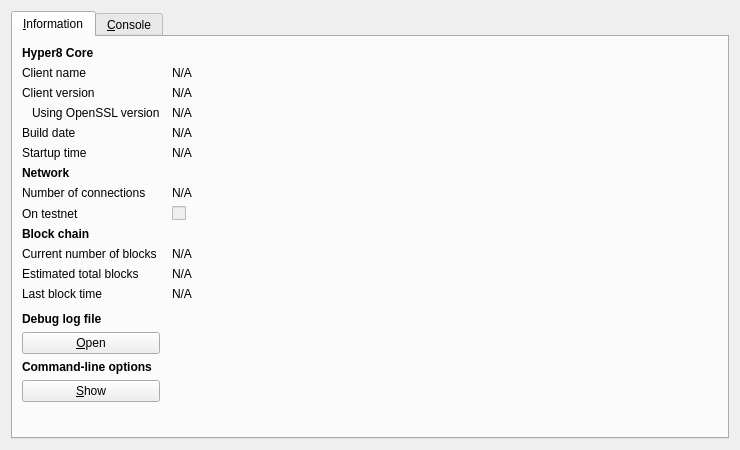
<?xml version="1.0" encoding="UTF-8"?>
<ui version="4.0">
 <class>RPCConsole</class>
 <widget class="QDialog" name="RPCConsole">
  <property name="geometry">
   <rect>
    <x>0</x>
    <y>0</y>
    <width>740</width>
    <height>450</height>
   </rect>
  </property>
  <property name="windowTitle">
   <string>Hyper8 - Debug window</string>
  </property>
  <layout class="QVBoxLayout" name="verticalLayout_2">
   <item>
    <widget class="QTabWidget" name="tabWidget">
     <property name="currentIndex">
      <number>0</number>
     </property>
     <widget class="QWidget" name="tab_info">
      <attribute name="title">
       <string>&amp;Information</string>
      </attribute>
      <layout class="QGridLayout" name="gridLayout" columnstretch="0,1">
       <property name="horizontalSpacing">
        <number>12</number>
       </property>
       <item row="0" column="0">
        <widget class="QLabel" name="label_9">
         <property name="font">
          <font>
           <weight>75</weight>
           <bold>true</bold>
          </font>
         </property>
         <property name="text">
          <string>Hyper8 Core</string>
         </property>
        </widget>
       </item>
       <item row="1" column="0">
        <widget class="QLabel" name="label_5">
         <property name="text">
          <string>Client name</string>
         </property>
        </widget>
       </item>
       <item row="1" column="1">
        <widget class="QLabel" name="clientName">
         <property name="cursor">
          <cursorShape>IBeamCursor</cursorShape>
         </property>
         <property name="text">
          <string>N/A</string>
         </property>
         <property name="textFormat">
          <enum>Qt::PlainText</enum>
         </property>
         <property name="textInteractionFlags">
          <set>Qt::LinksAccessibleByMouse|Qt::TextSelectableByKeyboard|Qt::TextSelectableByMouse</set>
         </property>
        </widget>
       </item>
       <item row="2" column="0">
        <widget class="QLabel" name="label_6">
         <property name="text">
          <string>Client version</string>
         </property>
        </widget>
       </item>
       <item row="2" column="1">
        <widget class="QLabel" name="clientVersion">
         <property name="cursor">
          <cursorShape>IBeamCursor</cursorShape>
         </property>
         <property name="text">
          <string>N/A</string>
         </property>
         <property name="textFormat">
          <enum>Qt::PlainText</enum>
         </property>
         <property name="textInteractionFlags">
          <set>Qt::LinksAccessibleByMouse|Qt::TextSelectableByKeyboard|Qt::TextSelectableByMouse</set>
         </property>
        </widget>
       </item>
       <item row="3" column="0">
        <widget class="QLabel" name="label_14">
         <property name="text">
          <string>Using OpenSSL version</string>
         </property>
         <property name="indent">
          <number>10</number>
         </property>
        </widget>
       </item>
       <item row="3" column="1">
        <widget class="QLabel" name="openSSLVersion">
         <property name="cursor">
          <cursorShape>IBeamCursor</cursorShape>
         </property>
         <property name="text">
          <string>N/A</string>
         </property>
         <property name="textFormat">
          <enum>Qt::PlainText</enum>
         </property>
         <property name="textInteractionFlags">
          <set>Qt::LinksAccessibleByMouse|Qt::TextSelectableByKeyboard|Qt::TextSelectableByMouse</set>
         </property>
        </widget>
       </item>
       <item row="4" column="0">
        <widget class="QLabel" name="label_12">
         <property name="text">
          <string>Build date</string>
         </property>
        </widget>
       </item>
       <item row="4" column="1">
        <widget class="QLabel" name="buildDate">
         <property name="cursor">
          <cursorShape>IBeamCursor</cursorShape>
         </property>
         <property name="text">
          <string>N/A</string>
         </property>
         <property name="textFormat">
          <enum>Qt::PlainText</enum>
         </property>
         <property name="textInteractionFlags">
          <set>Qt::LinksAccessibleByMouse|Qt::TextSelectableByKeyboard|Qt::TextSelectableByMouse</set>
         </property>
        </widget>
       </item>
       <item row="5" column="0">
        <widget class="QLabel" name="label_13">
         <property name="text">
          <string>Startup time</string>
         </property>
        </widget>
       </item>
       <item row="5" column="1">
        <widget class="QLabel" name="startupTime">
         <property name="cursor">
          <cursorShape>IBeamCursor</cursorShape>
         </property>
         <property name="text">
          <string>N/A</string>
         </property>
         <property name="textFormat">
          <enum>Qt::PlainText</enum>
         </property>
         <property name="textInteractionFlags">
          <set>Qt::LinksAccessibleByMouse|Qt::TextSelectableByKeyboard|Qt::TextSelectableByMouse</set>
         </property>
        </widget>
       </item>
       <item row="6" column="0">
        <widget class="QLabel" name="label_11">
         <property name="font">
          <font>
           <weight>75</weight>
           <bold>true</bold>
          </font>
         </property>
         <property name="text">
          <string>Network</string>
         </property>
        </widget>
       </item>
       <item row="7" column="0">
        <widget class="QLabel" name="label_7">
         <property name="text">
          <string>Number of connections</string>
         </property>
        </widget>
       </item>
       <item row="7" column="1">
        <widget class="QLabel" name="numberOfConnections">
         <property name="cursor">
          <cursorShape>IBeamCursor</cursorShape>
         </property>
         <property name="text">
          <string>N/A</string>
         </property>
         <property name="textFormat">
          <enum>Qt::PlainText</enum>
         </property>
         <property name="textInteractionFlags">
          <set>Qt::LinksAccessibleByMouse|Qt::TextSelectableByKeyboard|Qt::TextSelectableByMouse</set>
         </property>
        </widget>
       </item>
       <item row="8" column="0">
        <widget class="QLabel" name="label_8">
         <property name="text">
          <string>On testnet</string>
         </property>
        </widget>
       </item>
       <item row="8" column="1">
        <widget class="QCheckBox" name="isTestNet">
         <property name="enabled">
          <bool>false</bool>
         </property>
         <property name="text">
          <string/>
         </property>
        </widget>
       </item>
       <item row="9" column="0">
        <widget class="QLabel" name="label_10">
         <property name="font">
          <font>
           <weight>75</weight>
           <bold>true</bold>
          </font>
         </property>
         <property name="text">
          <string>Block chain</string>
         </property>
        </widget>
       </item>
       <item row="10" column="0">
        <widget class="QLabel" name="label_3">
         <property name="text">
          <string>Current number of blocks</string>
         </property>
        </widget>
       </item>
       <item row="10" column="1">
        <widget class="QLabel" name="numberOfBlocks">
         <property name="cursor">
          <cursorShape>IBeamCursor</cursorShape>
         </property>
         <property name="text">
          <string>N/A</string>
         </property>
         <property name="textFormat">
          <enum>Qt::PlainText</enum>
         </property>
         <property name="textInteractionFlags">
          <set>Qt::LinksAccessibleByMouse|Qt::TextSelectableByKeyboard|Qt::TextSelectableByMouse</set>
         </property>
        </widget>
       </item>
       <item row="11" column="0">
        <widget class="QLabel" name="label_4">
         <property name="text">
          <string>Estimated total blocks</string>
         </property>
        </widget>
       </item>
       <item row="11" column="1">
        <widget class="QLabel" name="totalBlocks">
         <property name="cursor">
          <cursorShape>IBeamCursor</cursorShape>
         </property>
         <property name="text">
          <string>N/A</string>
         </property>
         <property name="textFormat">
          <enum>Qt::PlainText</enum>
         </property>
         <property name="textInteractionFlags">
          <set>Qt::LinksAccessibleByMouse|Qt::TextSelectableByKeyboard|Qt::TextSelectableByMouse</set>
         </property>
        </widget>
       </item>
       <item row="12" column="0">
        <widget class="QLabel" name="label_2">
         <property name="text">
          <string>Last block time</string>
         </property>
        </widget>
       </item>
       <item row="12" column="1">
        <widget class="QLabel" name="lastBlockTime">
         <property name="cursor">
          <cursorShape>IBeamCursor</cursorShape>
         </property>
         <property name="text">
          <string>N/A</string>
         </property>
         <property name="textFormat">
          <enum>Qt::PlainText</enum>
         </property>
         <property name="textInteractionFlags">
          <set>Qt::LinksAccessibleByMouse|Qt::TextSelectableByKeyboard|Qt::TextSelectableByMouse</set>
         </property>
        </widget>
       </item>
       <item row="13" column="0">
        <spacer name="verticalSpacer_2">
         <property name="orientation">
          <enum>Qt::Vertical</enum>
         </property>
         <property name="sizeHint" stdset="0">
          <size>
           <width>20</width>
           <height>20</height>
          </size>
         </property>
        </spacer>
       </item>
       <item row="14" column="0">
        <widget class="QLabel" name="labelDebugLogfile">
         <property name="font">
          <font>
           <weight>75</weight>
           <bold>true</bold>
          </font>
         </property>
         <property name="text">
          <string>Debug log file</string>
         </property>
        </widget>
       </item>
       <item row="15" column="0">
        <widget class="QPushButton" name="openDebugLogfileButton">
         <property name="toolTip">
          <string>Open the Hyper8 debug log file from the current data directory. This can take a few seconds for large log files.</string>
         </property>
         <property name="text">
          <string>&amp;Open</string>
         </property>
         <property name="autoDefault">
          <bool>false</bool>
         </property>
        </widget>
       </item>
       <item row="16" column="0">
        <widget class="QLabel" name="labelCLOptions">
         <property name="font">
          <font>
           <weight>75</weight>
           <bold>true</bold>
          </font>
         </property>
         <property name="text">
          <string>Command-line options</string>
         </property>
        </widget>
       </item>
       <item row="17" column="0">
        <widget class="QPushButton" name="showCLOptionsButton">
         <property name="toolTip">
          <string>Show the Hyper8-Qt help message to get a list with possible Hyper8 command-line options.</string>
         </property>
         <property name="text">
          <string>&amp;Show</string>
         </property>
         <property name="autoDefault">
          <bool>false</bool>
         </property>
        </widget>
       </item>
       <item row="18" column="0">
        <spacer name="verticalSpacer">
         <property name="orientation">
          <enum>Qt::Vertical</enum>
         </property>
         <property name="sizeHint" stdset="0">
          <size>
           <width>20</width>
           <height>40</height>
          </size>
         </property>
        </spacer>
       </item>
      </layout>
     </widget>
     <widget class="QWidget" name="tab_console">
      <attribute name="title">
       <string>&amp;Console</string>
      </attribute>
      <layout class="QVBoxLayout" name="verticalLayout_3">
       <property name="spacing">
        <number>3</number>
       </property>
       <item>
        <widget class="QTextEdit" name="messagesWidget">
         <property name="minimumSize">
          <size>
           <width>0</width>
           <height>100</height>
          </size>
         </property>
         <property name="readOnly">
          <bool>true</bool>
         </property>
         <property name="tabKeyNavigation" stdset="0">
          <bool>false</bool>
         </property>
         <property name="columnCount" stdset="0">
          <number>2</number>
         </property>
        </widget>
       </item>
       <item>
        <layout class="QHBoxLayout" name="horizontalLayout">
         <property name="spacing">
          <number>3</number>
         </property>
         <item>
          <widget class="QLabel" name="label">
           <property name="text">
            <string notr="true">&gt;</string>
           </property>
          </widget>
         </item>
         <item>
          <widget class="QLineEdit" name="lineEdit"/>
         </item>
         <item>
          <widget class="QPushButton" name="clearButton">
           <property name="maximumSize">
            <size>
             <width>24</width>
             <height>24</height>
            </size>
           </property>
           <property name="toolTip">
            <string>Clear console</string>
           </property>
           <property name="text">
            <string/>
           </property>
           <property name="icon">
            <iconset resource="../bitcoin.qrc">
             <normaloff>:/icons/remove</normaloff>:/icons/remove</iconset>
           </property>
           <property name="shortcut">
            <string notr="true">Ctrl+L</string>
           </property>
           <property name="autoDefault">
            <bool>false</bool>
           </property>
          </widget>
         </item>
        </layout>
       </item>
      </layout>
     </widget>
    </widget>
   </item>
  </layout>
 </widget>
 <resources>
  <include location="../bitcoin.qrc"/>
 </resources>
 <connections/>
</ui>
